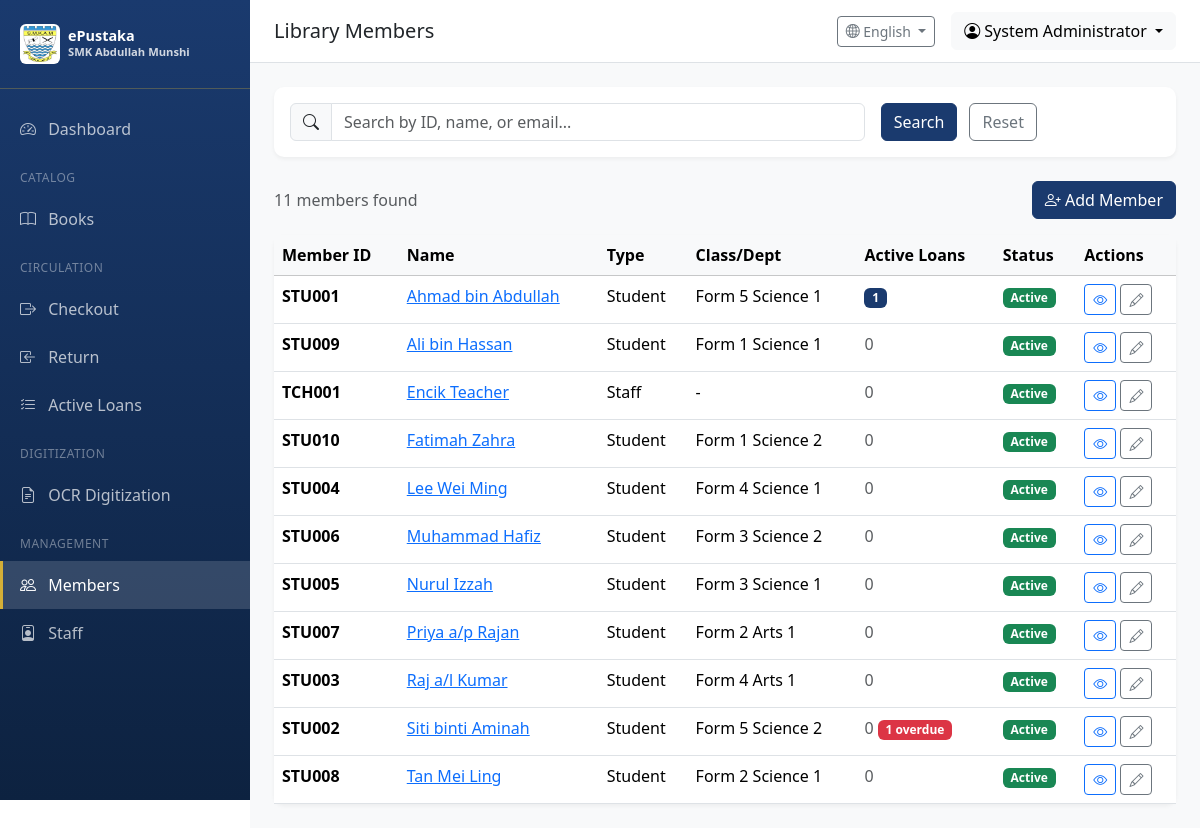
/users/members (signed in), run on an earlier commit of the app's database.
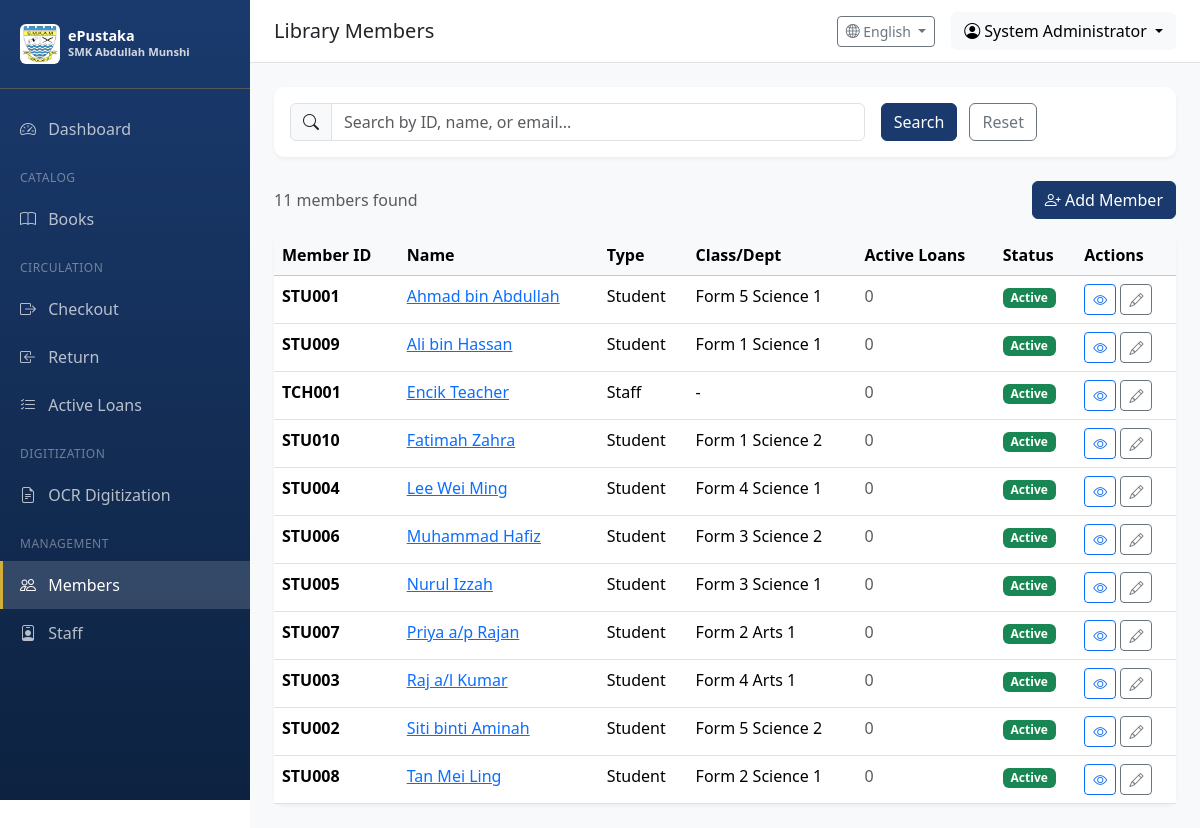
And on a later commit of the database.
### app/models/member.py (models this page shows, shortened)
class Member(db.Model):
    __tablename__ = 'members'
    id = db.Column(db.Integer, primary_key=True)
    member_id = db.Column(db.String(32), unique=True, nullable=False, index=True)  # Student ID / Card No.
    full_name = db.Column(db.String(128), nullable=False)
    email = db.Column(db.String(120), index=True)
    phone = db.Column(db.String(20))
    member_type = db.Column(db.String(32), default='Student')  # Student, Staff, External
    class_group = db.Column(db.String(64))  # e.g., "Form 5 Science 1"
    student_year = db.Column(db.Integer)  # 1-6 for Form 1-6 / Year 1-6
    total_books_read = db.Column(db.Integer, default=0)  # For NILAM leaderboard
    is_active = db.Column(db.Boolean, default=True)
    notes = db.Column(db.Text)
    created_at = db.Column(db.DateTime, default=datetime.utcnow)
    updated_at = db.Column(db.DateTime, default=datetime.utcnow, onupdate=datetime.utcnow)
    loans = db.relationship('Loan', backref='member', lazy='dynamic')
    @property
    def active_loans_count(self):
        from app.models.circulation import Loan, LoanStatus
        return self.loans.filter(Loan.status == LoanStatus.ACTIVE.value).count()
    @property
    def overdue_loans_count(self):
        from app.models.circulation import Loan, LoanStatus
        return self.loans.filter(Loan.status == LoanStatus.OVERDUE.value).count()

### app/routes/users.py (the view, shortened to what this page needs)
@users_bp.route('/members')
@login_required
@permission_required(Permission.MANAGE_MEMBERS)
def member_list():
    page = request.args.get('page', 1, type=int)
    query = Member.query
    search = request.args.get('search', '').strip()
    members = query.order_by(Member.full_name).paginate(page=page, per_page=20)
    return render_template('users/member_list.html', members=members, search=search)

### app/models/user.py (called while the page is built)
@login_manager.user_loader
def load_user(user_id):
    return User.query.get(int(user_id))

    def has_permission(self, perm):
        return self.permissions & perm == perm

    def can(self, perm):
        return self.role is not None and self.role.has_permission(perm)

### app/routes/users.py (called while the page is built)
def permission_required(perm):
    def decorator(f):
        from functools import wraps
        @wraps(f)
        def decorated_function(*args, **kwargs):
            if not current_user.can(perm):
                flash('You do not have permission to access this page', 'error')
                return redirect(url_for('main.dashboard'))
            return f(*args, **kwargs)
        return decorated_function
    return decorator

### app/utils/i18n.py (called while the page is built)
def get_language() -> str:
    try:
        return session.get('language', DEFAULT_LANGUAGE)
    except RuntimeError:
        return DEFAULT_LANGUAGE

def get_text(key: str, lang: str = None) -> str:
    if lang is None:
        lang = get_language()
    if key in TRANSLATIONS:
        trans = TRANSLATIONS[key]
        if lang in trans:
            return trans[lang]
        elif DEFAULT_LANGUAGE in trans:
            return trans[DEFAULT_LANGUAGE]
    return key.replace('_', ' ').title()

### app/templates/users/member_list.html (shortened to what this page needs)
{% extends "base.html" %}
{% block page_title %}Library Members{% endblock %}
{% block content %}
<div class="card table-card mb-4">
    <div class="card-body">
        <form method="GET" class="row g-3">
            <div class="col-md-8">
                <div class="input-group">
                    <span class="input-group-text"><i class="bi bi-search"></i></span>
                    <input type="text" class="form-control" name="search" placeholder="Search by ID, name, or email..." value="{{ search }}">
                </div>
            </div>
            <div class="col-md-4">
                <button type="submit" class="btn btn-primary me-2">Search</button>
                <a href="{{ url_for('users.member_list') }}" class="btn btn-outline-secondary">Reset</a>
            </div>
        </form>
    </div>
</div>
<div class="d-flex justify-content-between align-items-center mb-3">
    <p class="text-muted mb-0">{{ members.total }} members found</p>
    <a href="{{ url_for('users.add_member') }}" class="btn btn-primary">
        <i class="bi bi-person-plus"></i> Add Member
    </a>
</div>
<div class="card table-card">
    <div class="card-body p-0">
        <div class="table-responsive">
            <table class="table table-hover mb-0">
                <thead class="table-light">
                    <tr>
                        <th>Member ID</th>
                        <th>Name</th>
                        <th>Type</th>
                        <th>Class/Dept</th>
                        <th>Active Loans</th>
                        <th>Status</th>
                        <th>Actions</th>
                    </tr>
                </thead>
                <tbody>
                    {% for member in members.items %}
                    <tr>
                        <td><strong>{{ member.member_id }}</strong></td>
                        <td>
                            <a href="{{ url_for('users.view_member', member_id=member.id) }}">{{ member.full_name }}</a>
                        </td>
                        <td>{{ member.member_type }}</td>
                        <td>{{ member.class_group or '-' }}</td>
                        <td>
                            {% if member.active_loans_count > 0 %}
                                <span class="badge bg-primary">{{ member.active_loans_count }}</span>
                            {% else %}
                                <span class="text-muted">0</span>
                            {% endif %}
                            {% if member.overdue_loans_count > 0 %}
                                <span class="badge bg-danger">{{ member.overdue_loans_count }} overdue</span>
                            {% endif %}
                        </td>
                        <td>
                            {% if member.is_active %}
                                <span class="badge bg-success">Active</span>
                            {% else %}
                                <span class="badge bg-secondary">Inactive</span>
                            {% endif %}
                        </td>
                        <td>
                            <a href="{{ url_for('users.view_member', member_id=member.id) }}" class="btn btn-sm btn-outline-primary">
                                <i class="bi bi-eye"></i>
                            </a>
                            <a href="{{ url_for('users.edit_member', member_id=member.id) }}" class="btn btn-sm btn-outline-secondary">
                                <i class="bi bi-pencil"></i>
                            </a>
                        </td>
                    </tr>
                    {% else %}
                    <tr>
                        <td colspan="7" class="text-center text-muted py-4">No members found</td>
                    </tr>
                    {% endfor %}
                </tbody>
            </table>
        </div>
    </div>
</div>
{% endblock %}

What changed in the data, as far as the page shows it:
changed Member "STU001": active_loans_count "1" → (not shown); now shows "0"
changed Member "STU002": overdue_loans_count "1" → (not shown)
